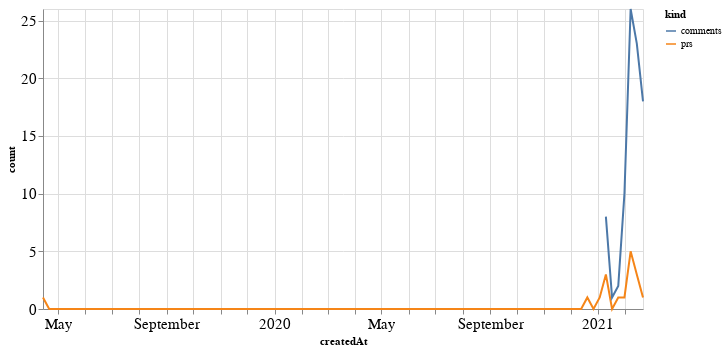

The notebook cell saved with this chart:
### Code cell
alt.Chart(total_time, width=600).mark_line().encode(
    x='createdAt',
    y='count',
    color='kind'
)

### Figure 1 — Vega-Lite specification as saved in the notebook (floating-point values rounded to 4 significant figures; data arrays with more than 128 entries replaced by an {"elided": "..."} marker saying what was removed)
{"config": {"axisLeft": {"labelFontSize": 15}, "axisBottom": {"labelFontSize": 15}}, "data": {"name": "data-b429e1369b66eeab1c2481630f44eb03"}, "mark": "line", "encoding": {"color": {"type": "nominal", "field": "kind"}, "x": {"type": "temporal", "field": "createdAt"}, "y": {"type": "quantitative", "field": "count"}}, "width": 600, "$schema": "https://vega.github.io/schema/vega-lite/v4.8.1.json", "datasets": {"data-b429e1369b66eeab1c2481630f44eb03": {"elided": "196 records"}}}
